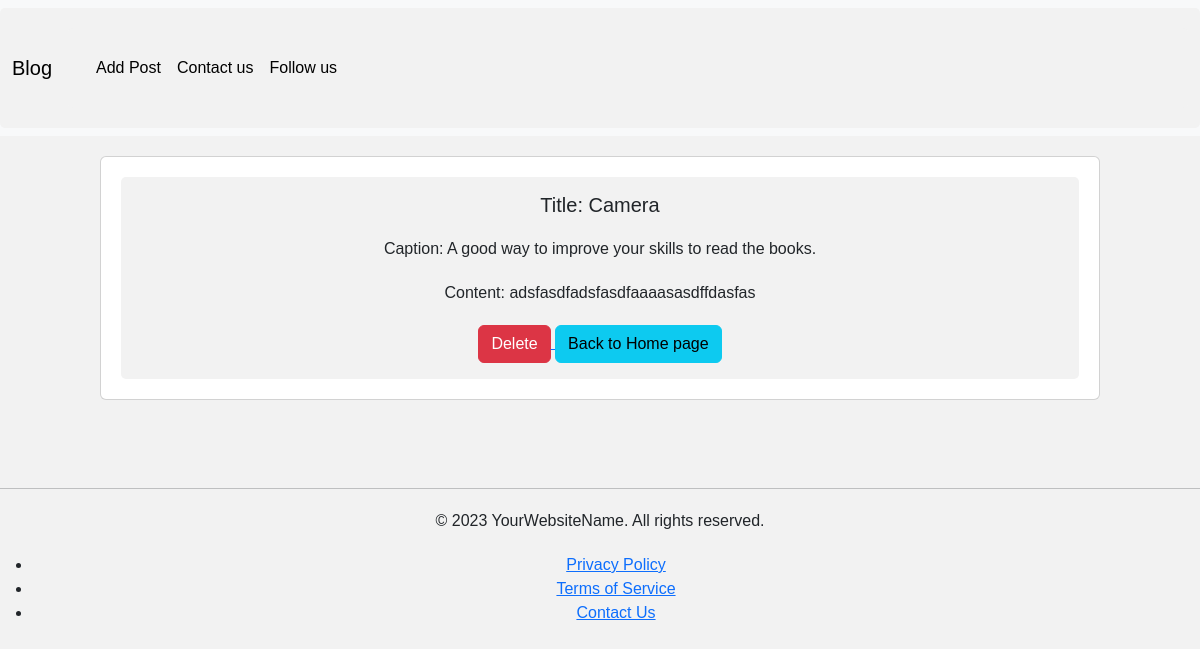
Page /detail/1/ on the committed database.
### blog_app/models.py (models this page shows, shortened)
class Post(models.Model):
    title = models.CharField(max_length=100)
    caption = models.CharField(max_length=200)
    content = models.TextField()

### blog_app/views.py (the view)
# urls.py: path('detail/<int:id>/', views.detail, name='detailpage'),
def detail(request, id):
    context ={}
    context['data'] = Post.objects.get(id = id)
    return render(request, 'detail.html', context)

### templates/detail.html (shortened to what this page needs)
{% extends "index.html" %}
{% block body %}
<div class="col-sm-6">
    <div class="card">
      <div class="card-body">
        <h5 class="card-title">Title: {{data.title}}</h5>
        <p class="card-text">Caption: {{data.caption}}</p>
        <p class="card-text">Content: {{data.content}}</p>
        <a href="delete/{{data.id}}">
          <button type="button" class="btn btn-danger">Delete</button>
      </a>
      <a href="{% url 'home_page' %}">
      <button type="button" class="btn btn-info">Back to Home page</button>
    </a>
      </div>
    </div>
  </div>
{% endblock body %}

### static/css/style.css (style rules this page uses)
.col-sm-6 { display:contents; text-align: center; padding: 100px; }
.card { padding: 20px; margin-left: 100px; margin-right: 100px; margin-top: 20px; }
div { border-radius: 5px; background-color: #f2f2f2; padding: 20px; }
body { font-family: Arial, sans-serif; background-color: #f2f2f2; margin: 0; padding: 0; }
p { font-size: 16px; }
button { background-color: #007BFF; color: #fff; border: none; border-radius: 5px; padding: 10px 20px; cursor: pointer; font-weight: bold; }

### static/css/privacy.css (style rules this page uses)
body { font-family: Arial, sans-serif; margin: 20px; }
p { margin: 20px; }

### static/css/follow.css (style rules this page uses)
body { font-family: Arial, sans-serif; margin: 0; padding: 0; }

### rows in the picture
Post: title "Camera", caption "A good way to improve your skills to read the books.", content "adsfasdfadsfasdfaaaasasdffdasfas"
